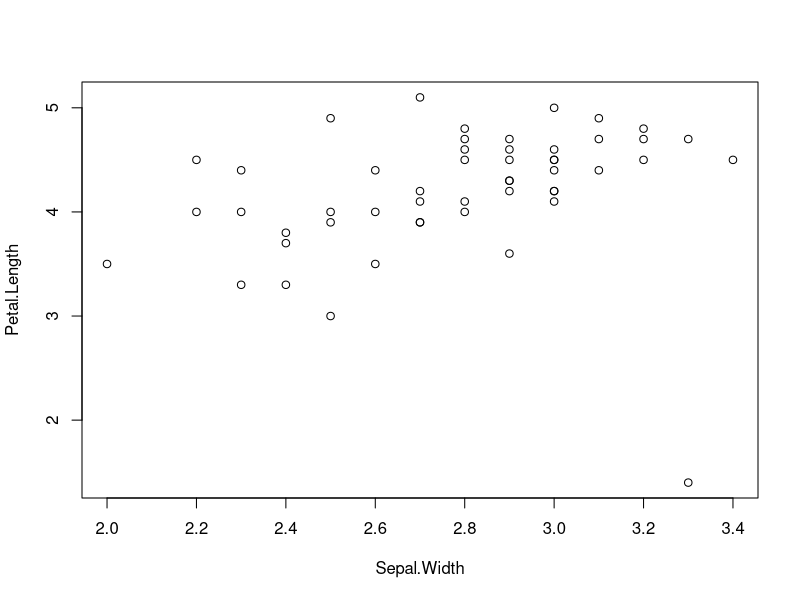

Write R code to recreate this figure.
## ---- chunk 1
ana = 8L
paulo = 12L
print(ifelse(ana > paulo, "A menina é mais velha","O menino é mais velho"))

## ---- chunk 2
BOD
class(BOD)
## ---- chunk 3
x = 1:10
print(x)
seq(2,10,2)

## ---- chunk 4
women
tail(women, n=10)
## ---- chunk 5
plot(iris[50:100,c(2,3)])
## ---- chunk 6
a = 1:10
b = 1:10
print(a+b)
## ---- chunk 7
CO2
dim(CO2)
colnames(CO2)
rownames(CO2)
